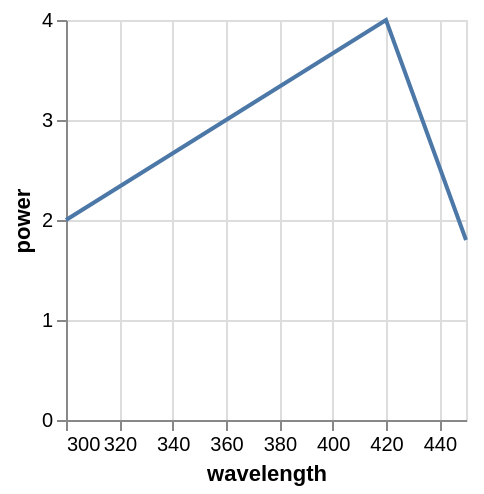

Write a Vega-Lite specification for this figure.
### Vega specification from a JSON file in a GitHub repository (floating-point values rounded to 4 significant figures)
{"$schema": "https://vega.github.io/schema/vega/v5.json", "background": "white", "padding": 5, "width": 200, "height": 200, "style": "cell", "data": [{"name": "source_0", "values": [{"wavelength": 250, "power": 1}, {"wavelength": 300, "power": 2}, {"wavelength": 420, "power": 4}, {"wavelength": 450, "power": 1.8}, {"wavelength": 500, "power": 1.1}]}, {"name": "data_0", "source": "source_0", "transform": [{"type": "formula", "expr": "toNumber(datum[\"wavelength\"])", "as": "wavelength"}, {"type": "filter", "expr": "inrange(datum[\"wavelength\"], [300, 450])"}]}], "marks": [{"name": "marks", "type": "line", "style": ["line"], "sort": {"field": "datum[\"wavelength\"]"}, "from": {"data": "data_0"}, "encode": {"update": {"stroke": {"value": "#4c78a8"}, "description": {"signal": "\"\" + \"wavelength\" + \": \" + (format(datum[\"wavelength\"], \"\")) + \"; \" + \"power\" + \": \" + (format(datum[\"power\"], \"\"))"}, "x": {"scale": "x", "field": "wavelength"}, "y": {"scale": "y", "field": "power"}, "defined": {"signal": "isValid(datum[\"wavelength\"]) && isFinite(+datum[\"wavelength\"]) && isValid(datum[\"power\"]) && isFinite(+datum[\"power\"])"}}}}], "scales": [{"name": "x", "type": "linear", "domain": [300, 450], "range": [0, {"signal": "width"}], "zero": false}, {"name": "y", "type": "linear", "domain": {"data": "data_0", "field": "power"}, "range": [{"signal": "height"}, 0], "nice": true, "zero": true}], "axes": [{"scale": "x", "orient": "bottom", "gridScale": "y", "grid": true, "tickCount": {"signal": "ceil(width/40)"}, "domain": false, "labels": false, "aria": false, "maxExtent": 0, "minExtent": 0, "ticks": false, "zindex": 0}, {"scale": "y", "orient": "left", "gridScale": "x", "grid": true, "tickCount": {"signal": "ceil(height/40)"}, "domain": false, "labels": false, "aria": false, "maxExtent": 0, "minExtent": 0, "ticks": false, "zindex": 0}, {"scale": "x", "orient": "bottom", "grid": false, "title": "wavelength", "labelFlush": true, "labelOverlap": true, "tickCount": {"signal": "ceil(width/40)"}, "zindex": 0}, {"scale": "y", "orient": "left", "grid": false, "title": "power", "labelOverlap": true, "tickCount": {"signal": "ceil(height/40)"}, "zindex": 0}]}
